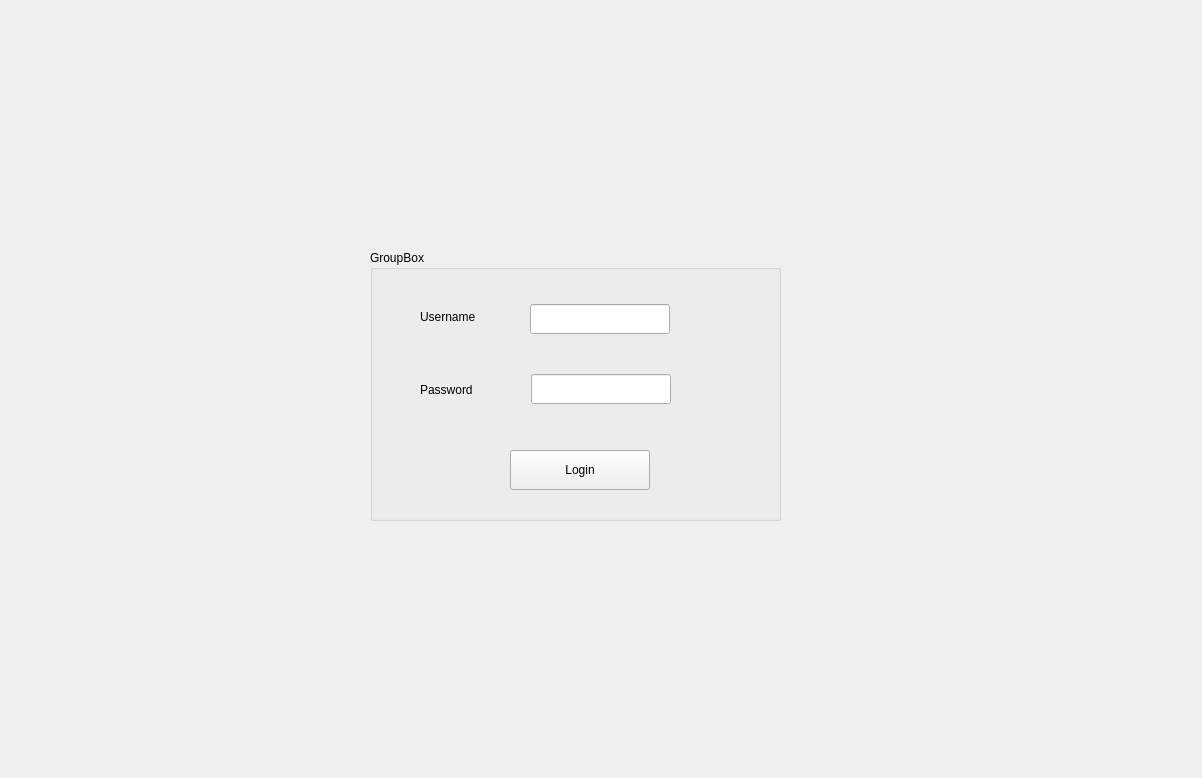
<?xml version="1.0" encoding="UTF-8"?>
<ui version="4.0">
 <class>login</class>
 <widget class="QWidget" name="login">
  <property name="geometry">
   <rect>
    <x>0</x>
    <y>0</y>
    <width>1202</width>
    <height>778</height>
   </rect>
  </property>
  <property name="windowTitle">
   <string>Form</string>
  </property>
  <widget class="QGroupBox" name="groupBox">
   <property name="geometry">
    <rect>
     <x>370</x>
     <y>250</y>
     <width>411</width>
     <height>271</height>
    </rect>
   </property>
   <property name="title">
    <string>GroupBox</string>
   </property>
   <widget class="QPushButton" name="pushButton_Login">
    <property name="geometry">
     <rect>
      <x>140</x>
      <y>200</y>
      <width>140</width>
      <height>40</height>
     </rect>
    </property>
    <property name="text">
     <string>Login</string>
    </property>
   </widget>
   <widget class="QLabel" name="label_8">
    <property name="geometry">
     <rect>
      <x>50</x>
      <y>60</y>
      <width>60</width>
      <height>14</height>
     </rect>
    </property>
    <property name="text">
     <string>Username</string>
    </property>
   </widget>
   <widget class="QLabel" name="label_9">
    <property name="geometry">
     <rect>
      <x>50</x>
      <y>130</y>
      <width>60</width>
      <height>20</height>
     </rect>
    </property>
    <property name="text">
     <string>Password</string>
    </property>
   </widget>
   <widget class="QLineEdit" name="lineEdit_username">
    <property name="geometry">
     <rect>
      <x>160</x>
      <y>54</y>
      <width>140</width>
      <height>30</height>
     </rect>
    </property>
   </widget>
   <widget class="QLineEdit" name="lineEdit_password">
    <property name="geometry">
     <rect>
      <x>161</x>
      <y>124</y>
      <width>140</width>
      <height>30</height>
     </rect>
    </property>
   </widget>
  </widget>
 </widget>
 <resources/>
 <connections/>
</ui>
